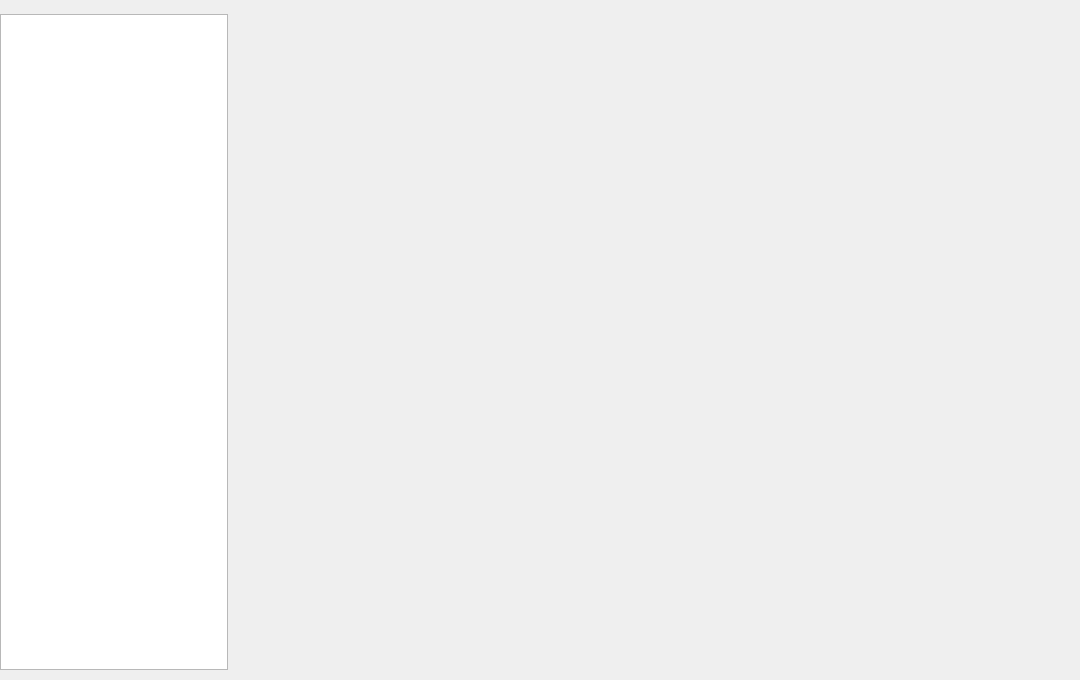
<?xml version="1.0" encoding="UTF-8"?>
<ui version="4.0">
    <class>MainWindow</class>
    <widget class="QWidget" name="MainWindow">
        <property name="geometry">
            <rect>
                <x>0</x>
                <y>0</y>
                <width>1080</width>
                <height>680</height>
            </rect>
        </property>
        <property name="minimumSize">
            <size>
                <width>940</width>
                <height>620</height>
            </size>
        </property>
        <property name="windowTitle">
            <string>医院专家门诊预约管理系统</string>
        </property>
        <layout class="QVBoxLayout" name="rootLayout">
            <property name="spacing">
                <number>0</number>
            </property>
            <property name="leftMargin">
                <number>0</number>
            </property>
            <property name="topMargin">
                <number>0</number>
            </property>
            <property name="rightMargin">
                <number>0</number>
            </property>
            <property name="bottomMargin">
                <number>0</number>
            </property>
            <item>
                <widget class="QWidget" name="body" native="true">
                    <layout class="QHBoxLayout" name="bodyLayout">
                        <property name="spacing">
                            <number>0</number>
                        </property>
                        <property name="leftMargin">
                            <number>0</number>
                        </property>
                        <property name="topMargin">
                            <number>0</number>
                        </property>
                        <property name="rightMargin">
                            <number>0</number>
                        </property>
                        <property name="bottomMargin">
                            <number>0</number>
                        </property>
                        <item>
                            <widget class="QWidget" name="sidebar" native="true">
                                <property name="minimumSize">
                                    <size>
                                        <width>228</width>
                                        <height>0</height>
                                    </size>
                                </property>
                                <property name="maximumSize">
                                    <size>
                                        <width>228</width>
                                        <height>16777215</height>
                                    </size>
                                </property>
                                <layout class="QVBoxLayout" name="sidebarLayout">
                                    <property name="spacing">
                                        <number>4</number>
                                    </property>
                                    <property name="leftMargin">
                                        <number>0</number>
                                    </property>
                                    <property name="topMargin">
                                        <number>14</number>
                                    </property>
                                    <property name="rightMargin">
                                        <number>0</number>
                                    </property>
                                    <property name="bottomMargin">
                                        <number>10</number>
                                    </property>
                                    <item>
                                        <widget class="QListWidget" name="navList">
                                            <property name="horizontalScrollBarPolicy">
                                                <enum>Qt::ScrollBarAlwaysOff</enum>
                                            </property>
                                            <property name="verticalScrollMode">
                                                <enum>QAbstractItemView::ScrollPerPixel</enum>
                                            </property>
                                        </widget>
                                    </item>
                                </layout>
                            </widget>
                        </item>
                        <item>
                            <widget class="QStackedWidget" name="contentStack">
                                <property name="currentIndex">
                                    <number>0</number>
                                </property>
                            </widget>
                        </item>
                    </layout>
                </widget>
            </item>
        </layout>
    </widget>
    <resources/>
    <connections/>
</ui>
